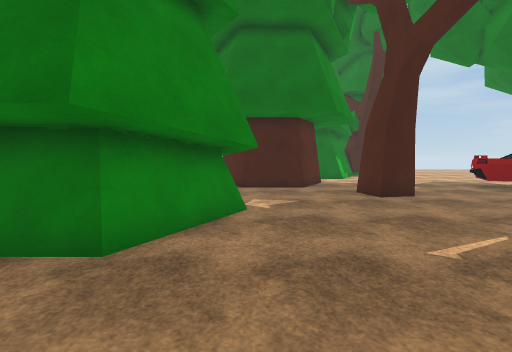
[1] (above)

24 first-person views from a walk through a scene from a Unity 3-D project. The camera is 1.4 m above the floor, tilts 4° down and sees 90° across. The floor is counted in squares, 1 m on a side. Each view is taken from the middle of a square. On the plan, view 1 faces up. The plan holds only what a view shows up to about 13 squares ahead; the rest is blank. The place goes on beyond the plan. Surface patterns are stand-ins for the level's own textures.

[2]
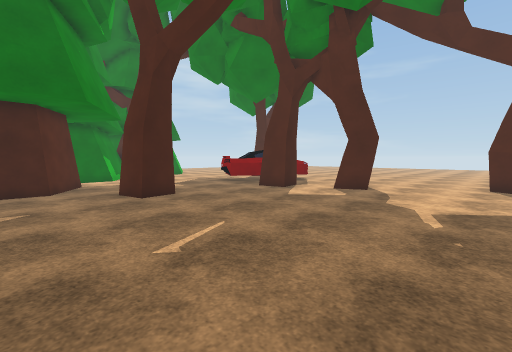

[3]
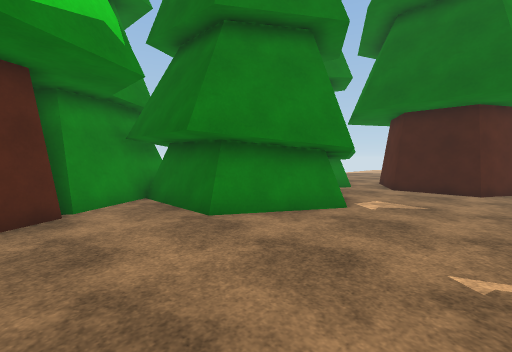

[4]
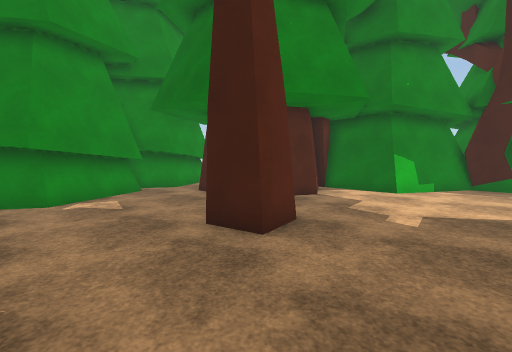

[5]
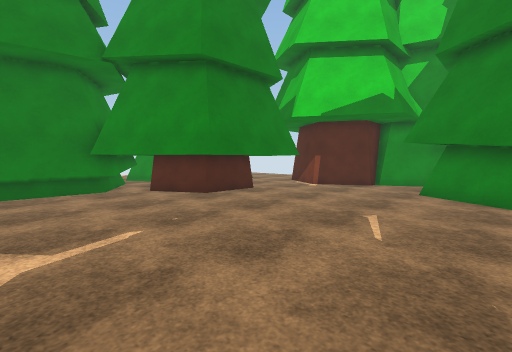

[6]
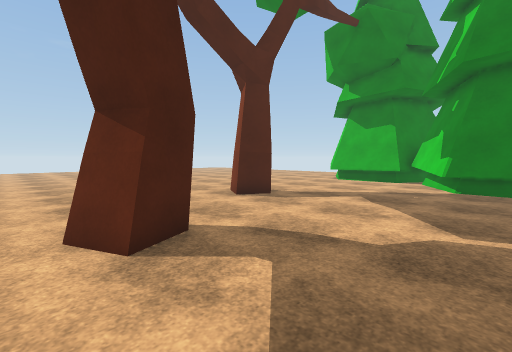

[7]
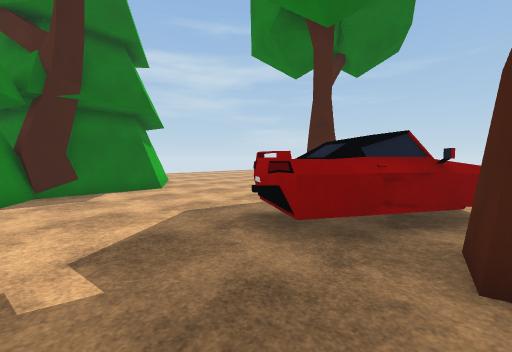

[8]
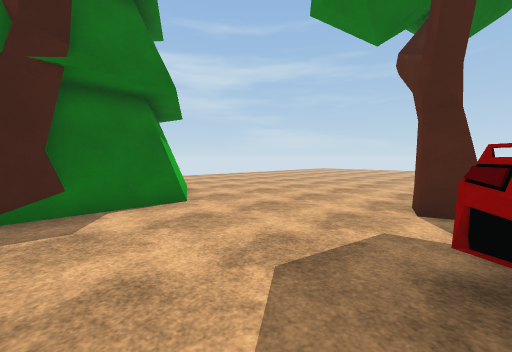

[9]
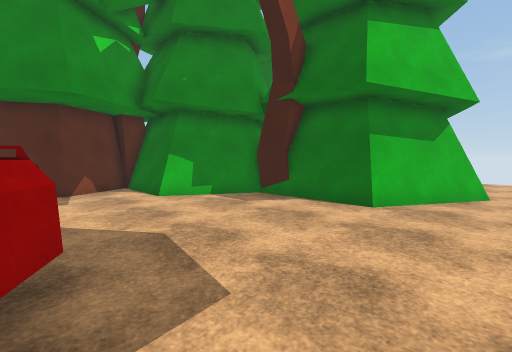

[10]
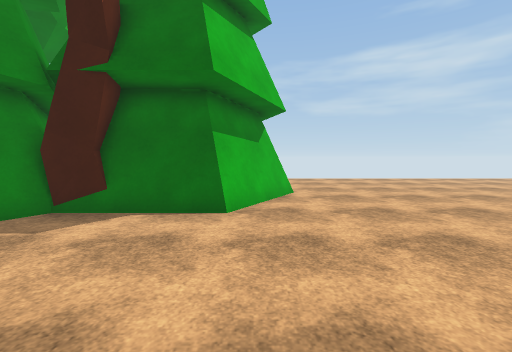

[11]
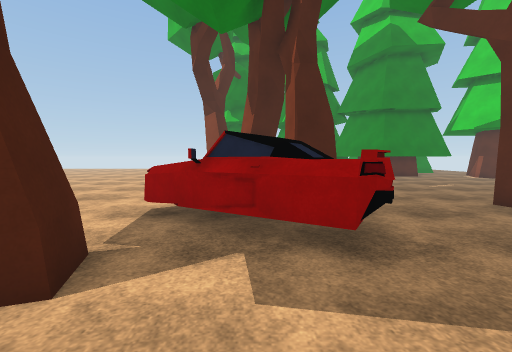

[12]
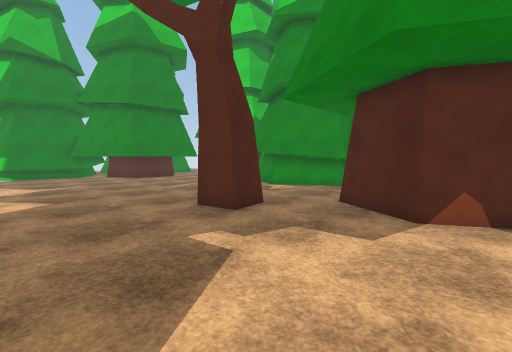

[13]
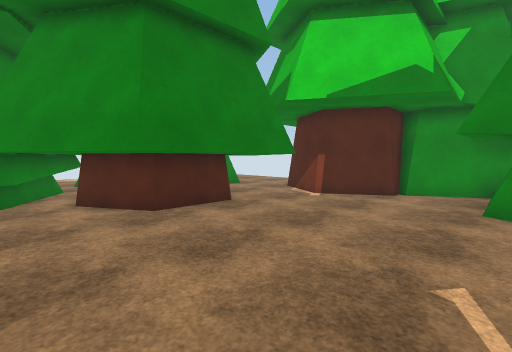

[14]
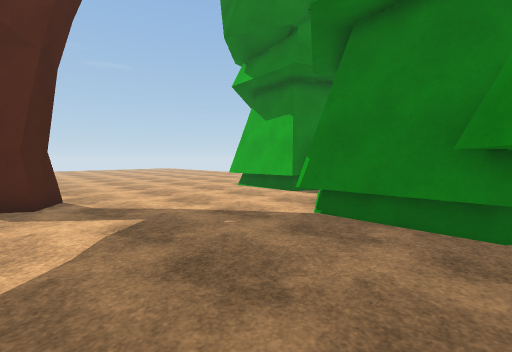

[15]
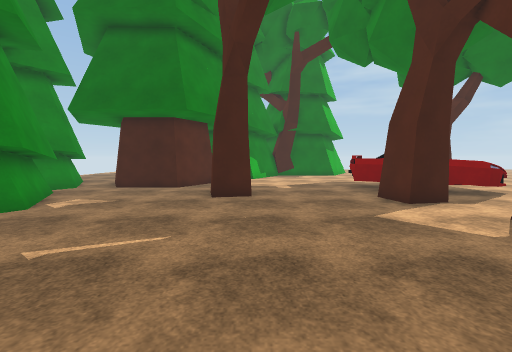

[16]
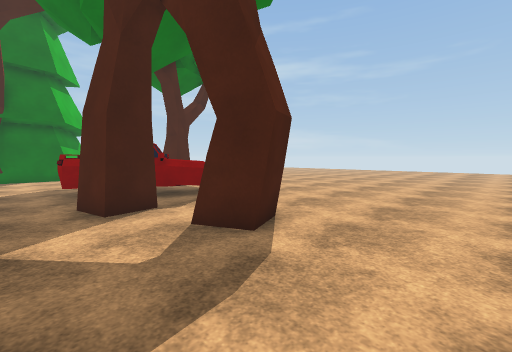

[17]
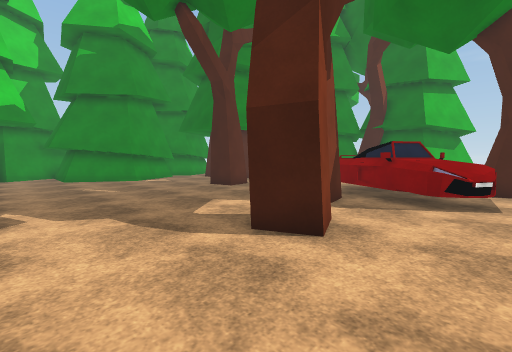

[18]
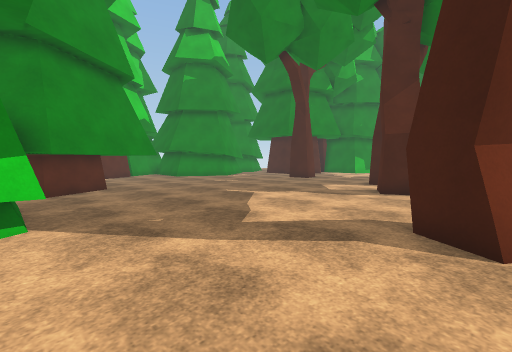

[19]
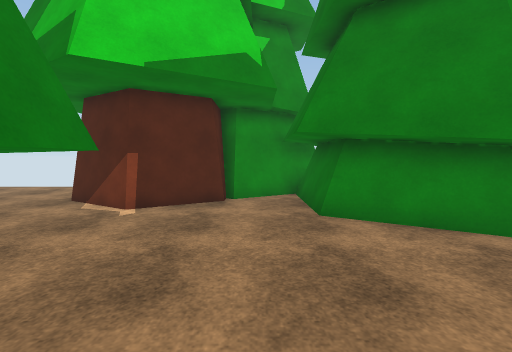

[20]
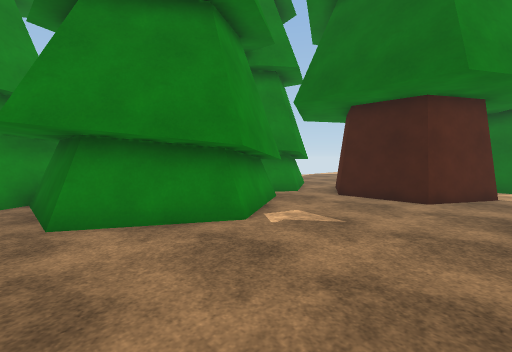

[21]
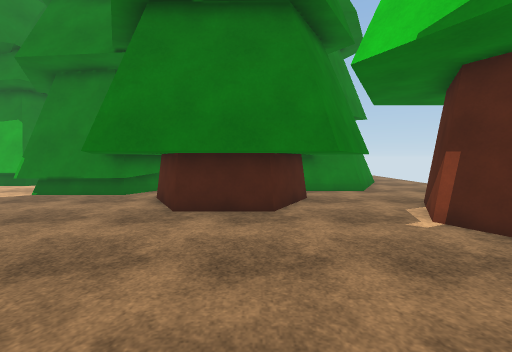

[22]
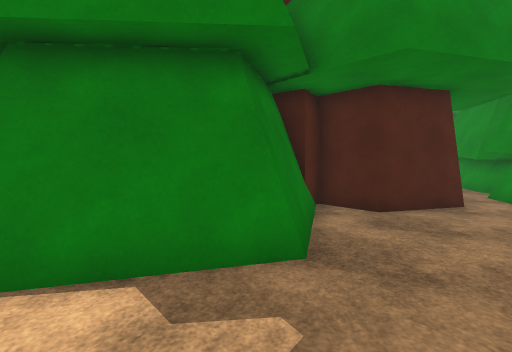

[23]
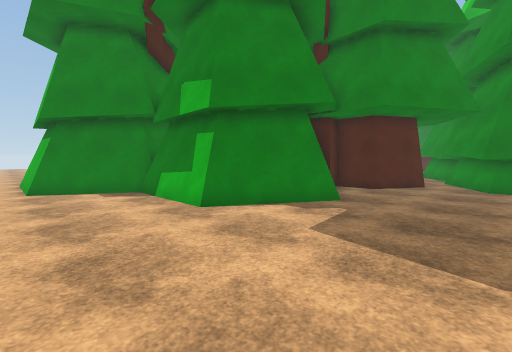

[24]
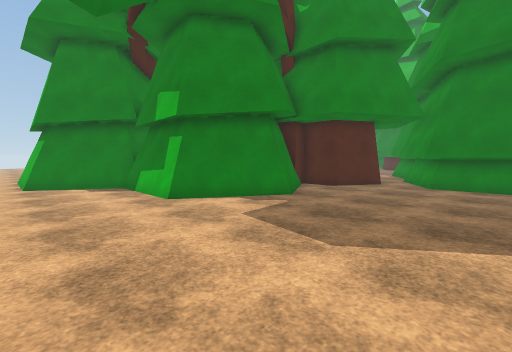

### Floor plan
Key: @ floor where view 1 was taken; # wall or solid block; . floor; O other object.
Columns run from 11 left of view 1 to 16 right of it. Each row starts with its distance up from view 1.
 30                          ..
 29     . .....................
 28      ..............OOOOO ..
 27     ..............OO   O ...
 26     ..............O     O...
 25     .........OOOOO#      O..
 24     ........OO##OO      #O..
 23     .......OOOOOOOO     O...
 22     .......O#O  O O    #O...
 21     ......OOO    OOOOOOO....
 20     .......O    O O.........
 19     .......OO OOOOO.........
 18     ........OOOOOO..........
 17     ......O##OOOO...........
 16     ......#  #O.............
 15     OOOO.OO   #............#
 14        OOOO   #...........OO
 13        OO O  OO.......OOO...
 12         OO.OOO.......OOOOO..
 11        OO.......O.....OOOOOO
 10        OOO.....O#O......OOOO
  9          OO...........OO.OO.
  8          OO...........##....
  7           OO................
  6          OOO...........##...
  5  OOOOO   O.............##...
  4 OOO OOOOOO..................
  3   OO#O......................
  2    O OO.....................
  1     O#OO....................
  0        O...@..............##
 -1        OO.O####O..........##
 -2        OO.######O...........
 -3        O O#######...........
 -4      OOOO###  ###O..........
 -5      ...O###   ###OO........
 -6          #      #OOOOO......

Where each view was taken, in squares from view 1:
view 1: 0 up, 0 right, facing up
view 2: 0 up, 1 right, facing up-right
view 3: 0 up, 3 right, facing up-left
view 4: 6 up, 9 right, facing up-left
view 5: 6 up, 9 right, facing down-left
view 6: 7 up, 8 right, facing down-right
view 7: 9 up, 7 right, facing up-right
view 8: 13 up, 8 right, facing up-right
view 9: 13 up, 15 right, facing up-left
view 10: 14 up, 13 right, facing up
view 11: 17 up, 13 right, facing down
view 12: 16 up, 10 right, facing down-left
view 13: 4 up, 6 right, facing down-left
view 14: 0 up, 6 right, facing down-right
view 15: 0 up, 6 right, facing up
view 16: 1 up, 9 right, facing up-right
view 17: 1 up, 16 right, facing up-left
view 18: 6 down, 16 right, facing up-left
view 19: 2 up, 4 right, facing left
view 20: 3 up, 4 right, facing up-left
view 21: 4 up, 1 right, facing down
view 22: 24 up, 3 left, facing down-right
view 23: 29 up, 5 left, facing down-right
view 24: 29 up, 7 left, facing down-right
